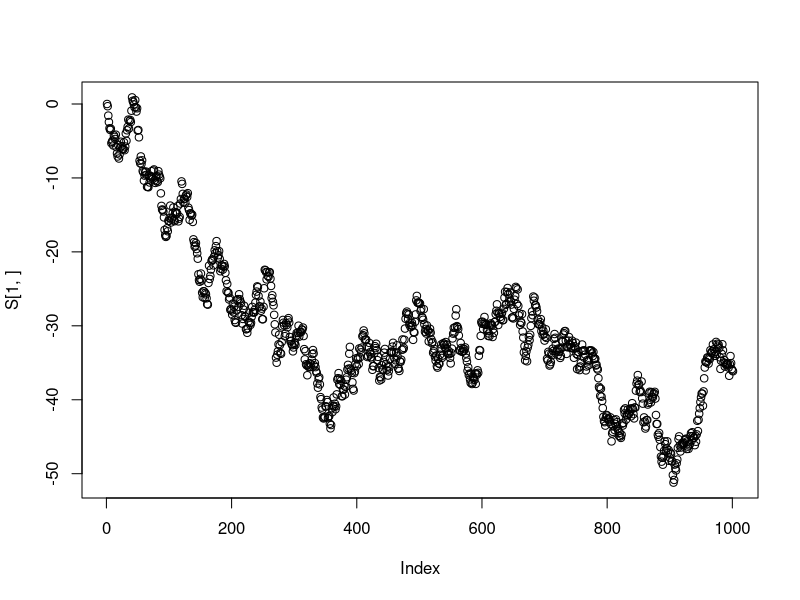
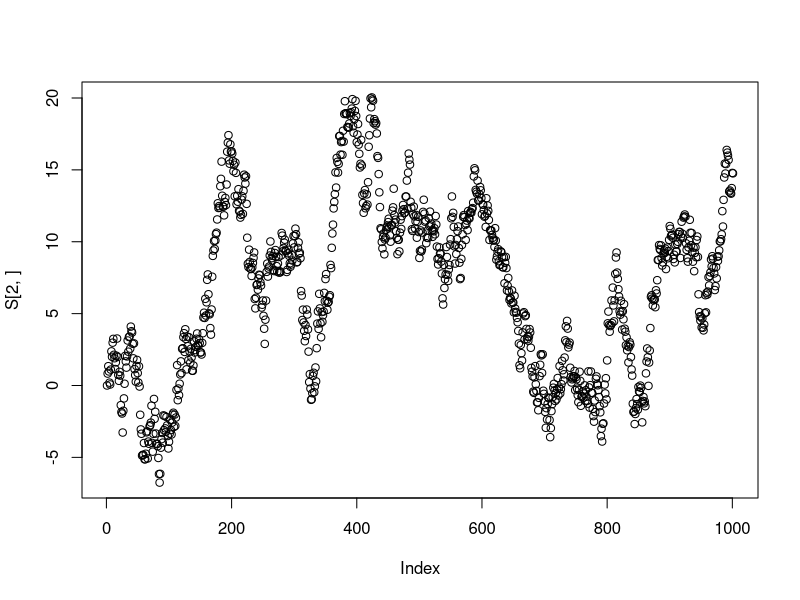
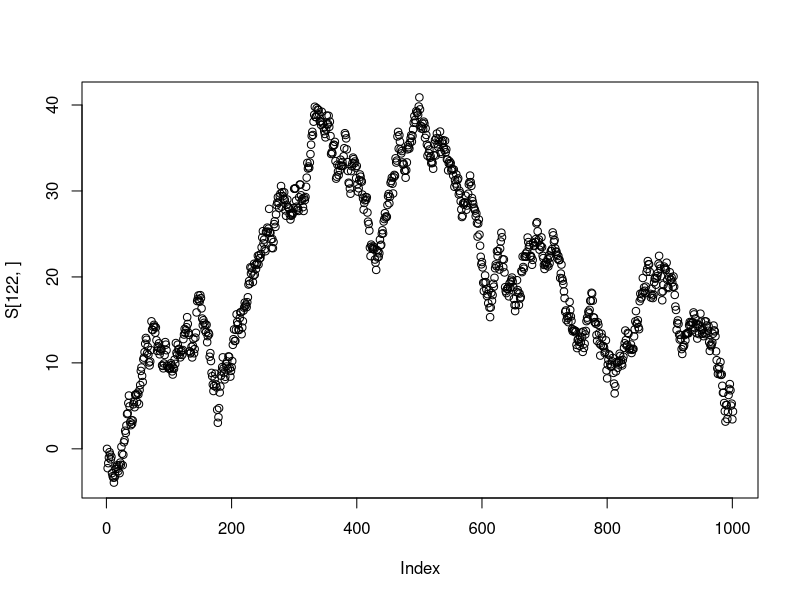
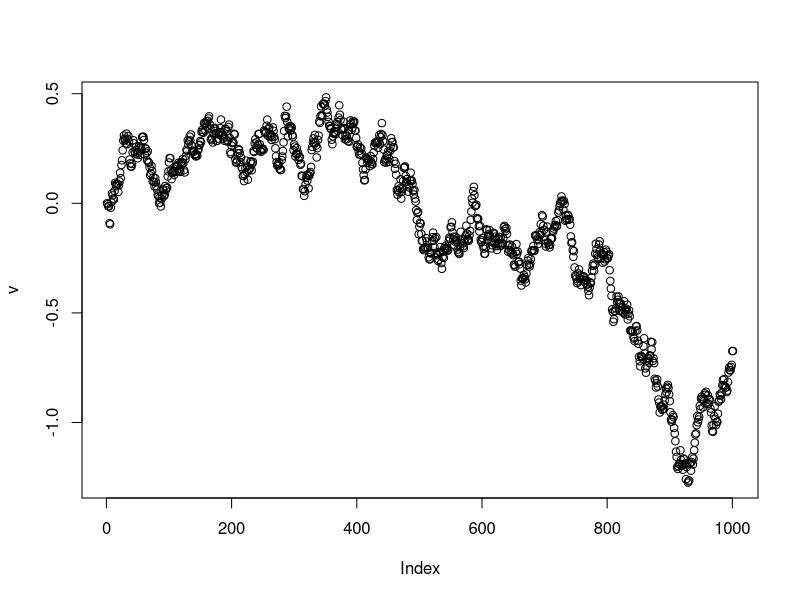

The R source for these figures, in order:
#Markov Chain
# https://www.cs.princeton.edu/courses/archive/fall13/cos521/lecnotes/lec12.pdf
# quick definition: http://mathworld.wolfram.com/MarkovChain.html
# https://www.dartmouth.edu/~chance/teaching_aids/books_articles/probability_book/Chapter11.pdf


# set.seed(10204)

ncols <- 10^3 +1
nrows <- 10^3
S <- matrix(nrow = nrows, ncol = ncols)
# vector(mode = "numeric", length = n+1) #inital state
S[,1] <- 0
for(j in 1:nrows){

	for(i in 1:(ncols -1 )){
		S[j, i+1] <-  rnorm(1, mean = S[j, i], sd = 1)
	}
}

plot(S[1,])
plot(S[2,])
plot(S[122,])

v <- colMeans(S)
plot(v)

